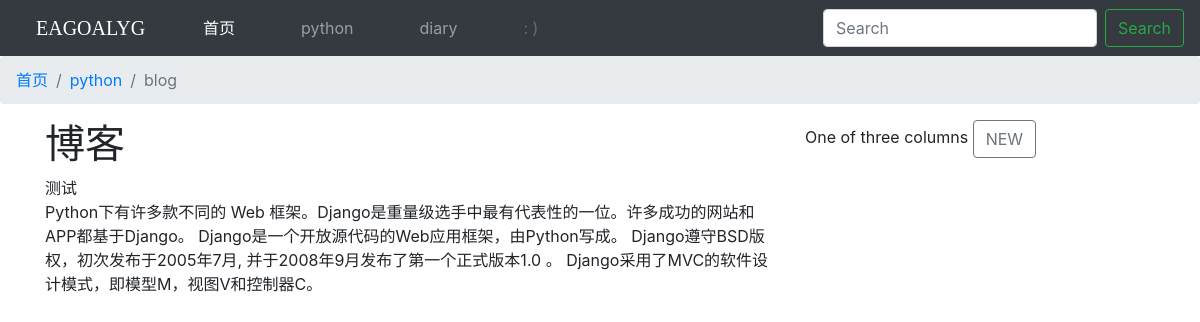
Page /4/ on the committed database.
### blog/models.py (models this page shows, shortened)
class BlogType(models.Model):
    type_name = models.CharField(max_length=15)

class Blog(models.Model):
    title = models.CharField(max_length=30)
    blog_type = models.ForeignKey(BlogType, on_delete=models.DO_NOTHING)
    created_at = models.DateTimeField(auto_now_add=True)
    content = models.TextField()
    author = models.ForeignKey(User, on_delete=models.DO_NOTHING)

### blog/views.py (the view)
# urls.py: path('<int:blog_pk>/', views.blog_detail, name='blog_detail'),
def blog_detail(request, blog_pk):
    blog = get_object_or_404(Blog, pk=blog_pk)
    blog_types = BlogType.objects.all()
    context = {'blog': blog, 'blog_types':blog_types}
    return render(request, 'blog/blog_detail.html', context)

### blog/templates/blog/blog_detail.html (shortened to what this page needs)
{% extends 'blog/base.html' %}
{% load static %}
{% block breadcrumb %}
<nav aria-label="breadcrumb">
  	<ol class="breadcrumb">
    	<li class="breadcrumb-item"><a href="{% url 'blog:index' %}">首页</a></li>
    	<li class="breadcrumb-item"><a href="{% url 'blog:blog_classification' blog.blog_type.pk %}">{{ blog.blog_type.type_name }}</a></li>
    	<li class="breadcrumb-item active" aria-current="page">blog</li>
 	</ol>
</nav>
{% endblock %}
{% block content %}
<h1>博客</h1>
<ul>
    <li>{{ blog.title }}</li>
    <li>{{ blog.content }}</li>
</ul>
{% endblock %}

### blog/templates/blog/base.html (shortened to what this page needs)
{% load static %}
<!DOCTYPE html>
<html lang="en">
<head>
	<link href="{% static 'blog/google-font.css' %}" rel="stylesheet">
	<link rel="stylesheet" href="{% static 'blog/blog.css' %}">
	<link rel="stylesheet" href="{% static 'base.css' %}">
	<link rel="stylesheet" href="{% static 'bootstrap-4.4.1-dist/css/bootstrap.min.css' %}">
</head>
<body>
	<nav class="fixed-top">
		<nav class="navbar navbar-expand-lg navbar-dark bg-dark">
			<a class="navbar-brand mr-auto mr-lg-0" href="{% url 'blog:index' %}">EAGOALYG</a>
			<div class="collapse navbar-collapse" id="navbarNav">
				<ul class="navbar-nav mr-auto">
					<li class="nav-item active">
				        <a class="nav-link" href="{% url 'blog:index' %}">首页<span class="sr-only">(current)</span></a>
				    </li>
					{% for blog_type in blog_types %}
					<li class="nav-item">
			        	<a class="nav-link" href="{% url 'blog:blog_classification' blog_type.pk %}">{{ blog_type.type_name }}</a>
			    	</li>
					{% endfor %}
					 <li class="nav-item">
					 	<a class="nav-link disabled" href="#" tabindex="-1" aria-disabled="true">: )</a>
					 </li>
				</ul>
				<form class="form-inline my-2 my-lg-0">
			      	<input class="form-control mr-sm-2" type="search" placeholder="Search" aria-label="Search">
			      	<button class="btn btn-outline-success my-2 my-sm-0" type="submit">Search</button>
			    </form>
			</div>
		</nav>
		{% block breadcrumb %}{% endblock %}
	</nav>
	<div class="container">
	  	<div class="row">
	    	<div class="col-md-8">
				{% block content %}{% endblock %}
	    	</div>
	    	<div class="col-md-4">
	      		One of three columns
	      		<a class="btn btn-outline-secondary" href="{% url 'blog:new_blog' %}" role="button">NEW</a>
	    	</div>
	  	</div>
	</div>
</body>
</html>

### blog/static/blog/blog.css (style rules this page uses)
.navbar-brand { font-family: 'Pacifico', cursive; padding-left: 20px; }
.navbar-nav { padding-left: 80px; }
.nav-item { padding-left: 50px; }
.container { padding-top: 120px; }

### static/base.css (style rules this page uses)
* { margin: 0; padding: 0; }
ul { list-style-type: none; }

### rows in the picture
BlogType: type_name "python"
BlogType: type_name "diary"
Blog: blog_type.type_name "python", title "测试", content "Python下有许多款不同的 Web 框架。Django是重量级选手中最有代表性的一位。许多成功的网站和APP都基于Django。 Django是一个开放源代码的Web应用框架，由Python写成。 Django遵守BSD版权，初次发布于2005年7月, 并于2008年9月发布了第一个正式版本1.0 。 Django采用了MVC的软件设计模式，即模型M，视图V和控制器C。"
